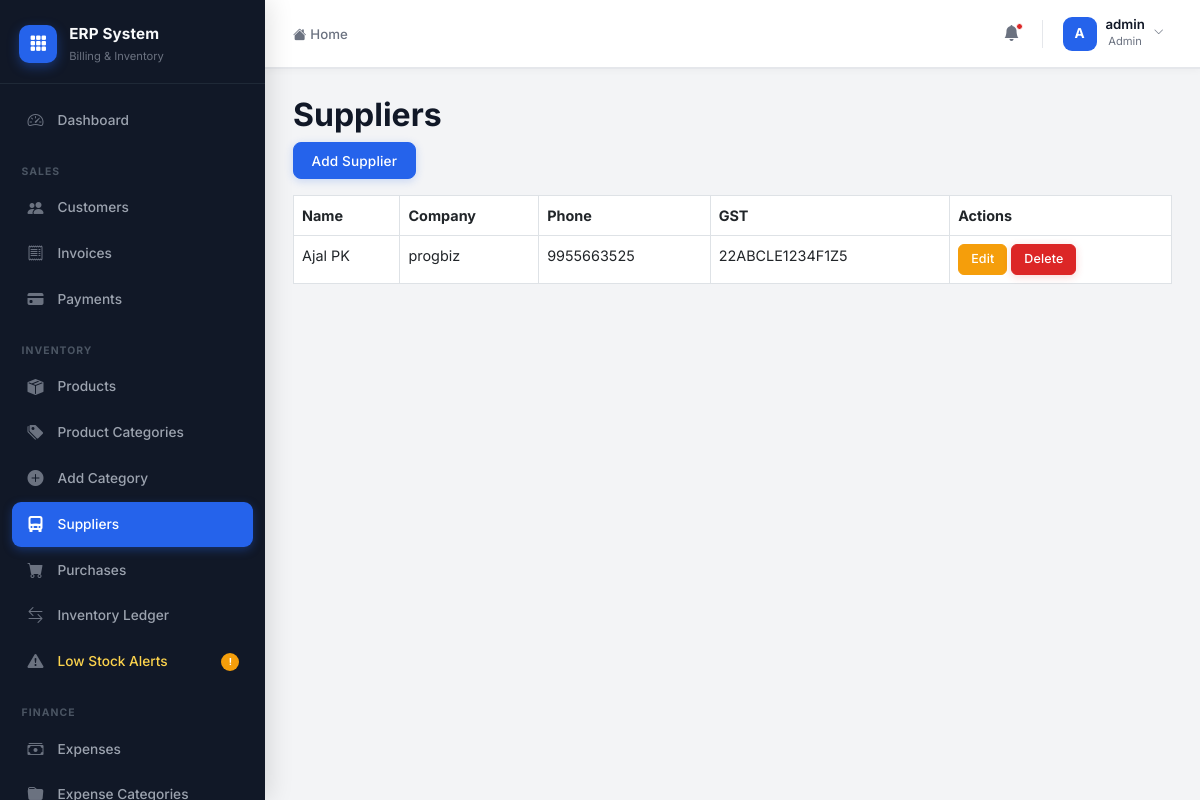
/suppliers/ (signed in), run on the app's committed database.
### accounts/models.py (models this page shows)
class CustomUser(AbstractUser):
    ROLE_CHOICES = (
        ('admin', 'Admin'),
        ('staff', 'Staff'),
        ('accountant', 'Accountant'),
    )
    role = models.CharField(max_length=20, choices=ROLE_CHOICES, default='staff')
    phone = models.CharField(max_length=15, blank=True, null=True)

### suppliers/models.py (models this page shows, shortened)
class Supplier(models.Model):
    name = models.CharField(max_length=200)
    company_name = models.CharField(
        max_length=200,
        blank=True,
        null=True
    )
    phone = models.CharField(max_length=15)
    email = models.EmailField(
        blank=True,
        null=True
    )
    gst_number = models.CharField(
        max_length=20,
        blank=True,
        null=True
    )
    address = models.TextField()
    created_at = models.DateTimeField(
        auto_now_add=True
    )

### suppliers/views.py (the view)
@login_required
@admin_required
def supplier_list(request):
    suppliers = Supplier.objects.all().order_by('-id')
    return render(
        request,
        'suppliers/supplier_list.html',
        {
            'suppliers': suppliers
        }
    )

### templates/suppliers/supplier_list.html
{% extends 'layouts/admin_base.html' %}
{% block admin_content %}
<h2>Suppliers</h2>
<a href="{% url 'add_supplier' %}"
   class="btn btn-primary mb-3">
    Add Supplier
</a>
<table class="table table-bordered">
    <tr>
        <th>Name</th>
        <th>Company</th>
        <th>Phone</th>
        <th>GST</th>
        <th>Actions</th>
    </tr>
    {% for supplier in suppliers %}
    <tr>
        <td>{{ supplier.name }}</td>
        <td>{{ supplier.company_name }}</td>
        <td>{{ supplier.phone }}</td>
        <td>{{ supplier.gst_number }}</td>
        <td>
            <a href="{% url 'edit_supplier' supplier.id %}"
               class="btn btn-warning btn-sm">
               Edit
            </a>
            <a href="{% url 'delete_supplier' supplier.id %}"
               class="btn btn-danger btn-sm">
               Delete
            </a>
        </td>
    </tr>
    {% endfor %}
</table>
{% endblock %}

### templates/layouts/admin_base.html (shortened to what this page needs)
{% extends 'base.html' %}
{% block content %}
<div class="erp-shell">
    <aside class="erp-sidebar" id="erpSidebar">
        <div class="sidebar-logo">
            <div class="logo-icon">
                <i class="bi bi-grid-3x3-gap-fill"></i>
            </div>
            <div class="logo-text">
                <span class="logo-name">ERP System</span>
                <span class="logo-sub">Billing & Inventory</span>
            </div>
        </div>
        <nav class="sidebar-nav" id="sidebarNav">
            <a href="{% url 'admin_dashboard' %}"
               class="nav-item {% if request.resolver_match.url_name == 'admin_dashboard' %}active{% endif %}">
                <span class="nav-icon"><i class="bi bi-speedometer2"></i></span>
                <span class="nav-label">Dashboard</span>
            </a>
            <div class="nav-section-label">Sales</div>
            <a href="{% url 'customer_list' %}"
               class="nav-item {% if 'customer' in request.resolver_match.url_name %}active{% endif %}">
                <span class="nav-icon"><i class="bi bi-people-fill"></i></span>
                <span class="nav-label">Customers</span>
            </a>
            <a href="{% url 'invoice_list' %}"
               class="nav-item {% if 'invoice' in request.resolver_match.url_name %}active{% endif %}">
                <span class="nav-icon"><i class="bi bi-receipt"></i></span>
                <span class="nav-label">Invoices</span>
            </a>
            {% if request.user.role == 'admin' or request.user.role == 'accountant' %}
            <a href="{% url 'payment_list' %}"
               class="nav-item {% if 'payment' in request.resolver_match.url_name %}active{% endif %}">
                <span class="nav-icon"><i class="bi bi-credit-card-fill"></i></span>
                <span class="nav-label">Payments</span>
            </a>
            {% endif %}
            <div class="nav-section-label">Inventory</div>
            <a href="{% url 'product_list' %}"
               class="nav-item {% if request.resolver_match.url_name == 'product_list' %}active{% endif %}">
                <span class="nav-icon"><i class="bi bi-box-seam-fill"></i></span>
                <span class="nav-label">Products</span>
            </a>
            {% if request.user.role == 'admin' %}
            <a href="{% url 'category_list' %}"
               class="nav-item {% if 'category' in request.resolver_match.url_name %}active{% endif %}">
                <span class="nav-icon"><i class="bi bi-tags-fill"></i></span>
                <span class="nav-label">Product Categories</span>
            </a>
            <a href="{% url 'add_category' %}"
               class="nav-item {% if request.resolver_match.url_name == 'add_category' %}active{% endif %}">
                <span class="nav-icon"><i class="bi bi-plus-circle-fill"></i></span>
                <span class="nav-label">Add Category</span>
            </a>
            <a href="{% url 'supplier_list' %}"
               class="nav-item {% if 'supplier' in request.resolver_match.url_name %}active{% endif %}">
                <span class="nav-icon"><i class="bi bi-truck-front-fill"></i></span>
                <span class="nav-label">Suppliers</span>
            </a>
            <a href="{% url 'purchase_list' %}"
               class="nav-item {% if 'purchase' in request.resolver_match.url_name %}active{% endif %}">
                <span class="nav-icon"><i class="bi bi-cart-fill"></i></span>
                <span class="nav-label">Purchases</span>
            </a>
            {% endif %}
            <a href="{% url 'stock_movement_list' %}"
               class="nav-item {% if 'stock' in request.resolver_match.url_name %}active{% endif %}">
                <span class="nav-icon"><i class="bi bi-arrow-left-right"></i></span>
                <span class="nav-label">Inventory Ledger</span>
            </a>
            <a href="{% url 'product_list' %}" class="nav-item nav-warning">
                <span class="nav-icon"><i class="bi bi-exclamation-triangle-fill"></i></span>
                <span class="nav-label">Low Stock Alerts</span>
                <span class="nav-badge">!</span>
            </a>
            {% if request.user.role == 'admin' or request.user.role == 'accountant' %}
            <div class="nav-section-label">Finance</div>
            <a href="{% url 'expense_list' %}"
               class="nav-item {% if 'expense' in request.resolver_match.url_name %}active{% endif %}">
                <span class="nav-icon"><i class="bi bi-cash-stack"></i></span>
                <span class="nav-label">Expenses</span>
            </a>
            <a href="{% url 'expense_category_list' %}"
               class="nav-item {% if 'expense_category' in request.resolver_match.url_name %}active{% endif %}">
                <span class="nav-icon"><i class="bi bi-folder-fill"></i></span>
                <span class="nav-label">Expense Categories</span>
            </a>
            {% endif %}
        </nav>
    </aside>
    <div class="erp-main">
        <header class="erp-topbar">
            <div class="topbar-left">
                <nav aria-label="breadcrumb">
                    <ol class="breadcrumb mb-0">
                        <li class="breadcrumb-item">
                            <a href="{% url 'admin_dashboard' %}">
                                <i class="bi bi-house-fill me-1"></i>Home
                            </a>
                        </li>
                    </ol>
                </nav>
            </div>
            <div class="topbar-right">
                <button class="topbar-icon-btn" title="Notifications">
                    <i class="bi bi-bell-fill"></i>
                    <span class="notif-dot"></span>
                </button>
                <div class="dropdown">
                    <button class="topbar-user-btn dropdown-toggle" data-bs-toggle="dropdown" aria-expanded="false">
                        <div class="topbar-avatar">
                            {{ request.user.username|slice:":1"|upper }}
                        </div>
                        <div class="topbar-user-info d-none d-sm-block">
                            <div class="topbar-username">{{ request.user.username }}</div>
                            <div class="topbar-userrole">{{ request.user.role|title }}</div>
                        </div>
                        <i class="bi bi-chevron-down topbar-chevron d-none d-sm-block"></i>
                    </button>
                </div>
            </div>
        </header>
        <main class="erp-page-content page-content">
            {% block admin_content %}{% endblock %}
        </main>
    </div>
</div>
{% endblock %}

### templates/base.html (style rules this page uses)
:root { --primary: #2563EB; --primary-hover: #1D4ED8; --primary-light: #EFF6FF; --sidebar-bg: #111827; --sidebar-hover: #1F2937; --sidebar-active: #1F2937; --success: #16A34A; --danger: #DC2626; --warning: #F59E0B; --bg: #F3F4F6; --card-bg: #FFFFFF; --text-primary: #111827; --text-secondary: #6B7280; --border: #E5E7EB; --shadow-card: 0 4px 20px rgba(0,0,0,0.05); --shadow-sidebar: 4px 0 24px rgba(0,0,0,0.12); --radius-sm: 8px; --radius-md: 12px; --radius-lg: 16px; --topbar-h: 68px; --sidebar-w: 265px; --transition: all 0.22s cubic-bezier(0.4,0,0.2,1); }
*, *::before, *::after { box-sizing: border-box; }
body { font-family: 'Inter', sans-serif; background: var(--bg); color: var(--text-primary); font-size: 0.9rem; line-height: 1.6; -webkit-font-smoothing: antialiased; }
h1,h2,h3,h4,h5,h6 { font-weight: 700; color: var(--text-primary); }
a { text-decoration: none; }
.page-content { animation: fadeInUp 0.35s ease forwards; }
.btn { font-family: 'Inter', sans-serif; font-weight: 500; font-size: 0.85rem; border-radius: var(--radius-sm); padding: 0.45rem 1.1rem; transition: var(--transition); display: inline-flex; align-items: center; gap: 0.4rem; letter-spacing: 0.01em; }
.btn-primary { background: var(--primary); border-color: var(--primary); color: #fff; box-shadow: 0 2px 8px rgba(37,99,235,0.22); }
.btn-danger { background: var(--danger); border-color: var(--danger); box-shadow: 0 2px 8px rgba(220,38,38,0.2); }
.btn-warning { background: var(--warning); border-color: var(--warning); color: #fff; }
.btn-sm { font-size: 0.78rem; padding: 0.3rem 0.75rem; border-radius: 6px; }
.erp-topbar { height: var(--topbar-h); background: var(--card-bg); border-bottom: 1px solid var(--border); display: flex; align-items: center; justify-content: space-between; padding: 0 1.75rem; position: sticky; top: 0; z-index: 100; box-shadow: 0 1px 0 var(--border), 0 2px 8px rgba(0,0,0,0.04); }

### data on the page
CustomUser: user.username "A", user.username "admin", user.role "Admin"
Supplier: name "Ajal PK", company_name "progbiz", phone "9955663525", gst_number "22ABCLE1234F1Z5"
